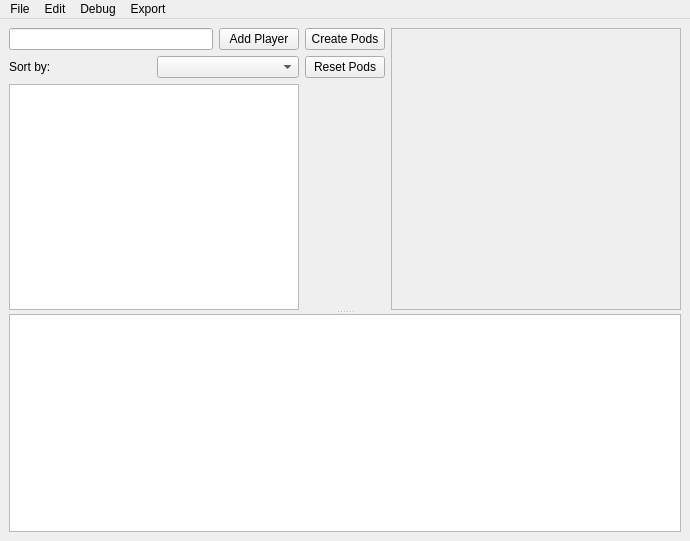
<?xml version="1.0" encoding="UTF-8"?>
<ui version="4.0">
 <class>MainWindow</class>
 <widget class="QMainWindow" name="MainWindow">
  <property name="geometry">
   <rect>
    <x>0</x>
    <y>0</y>
    <width>690</width>
    <height>541</height>
   </rect>
  </property>
  <property name="windowTitle">
   <string>MainWindow</string>
  </property>
  <widget class="QWidget" name="centralwidget">
   <layout class="QVBoxLayout" name="verticalLayout_3">
    <item>
     <widget class="QSplitter" name="splitter">
      <property name="orientation">
       <enum>Qt::Vertical</enum>
      </property>
      <widget class="QWidget" name="layoutWidget">
       <layout class="QGridLayout" name="gridLayout">
        <item row="0" column="0" rowspan="3">
         <layout class="QVBoxLayout" name="verticalLayout_2">
          <item>
           <layout class="QHBoxLayout" name="horizontalLayout_2">
            <item>
             <widget class="QLineEdit" name="le_player_name"/>
            </item>
            <item>
             <widget class="QPushButton" name="pb_add_player">
              <property name="text">
               <string>Add Player</string>
              </property>
             </widget>
            </item>
           </layout>
          </item>
          <item>
           <layout class="QHBoxLayout" name="horizontalLayout_3">
            <item>
             <widget class="QLabel" name="label">
              <property name="text">
               <string>Sort by:</string>
              </property>
             </widget>
            </item>
            <item>
             <widget class="QComboBox" name="cb_sort"/>
            </item>
           </layout>
          </item>
          <item>
           <widget class="QListWidget" name="lv_players">
            <property name="contextMenuPolicy">
             <enum>Qt::CustomContextMenu</enum>
            </property>
            <property name="editTriggers">
             <set>QAbstractItemView::NoEditTriggers</set>
            </property>
            <property name="alternatingRowColors">
             <bool>false</bool>
            </property>
            <property name="selectionMode">
             <enum>QAbstractItemView::ExtendedSelection</enum>
            </property>
           </widget>
          </item>
         </layout>
        </item>
        <item row="0" column="2" rowspan="3">
         <widget class="QScrollArea" name="sa_pods">
          <property name="sizePolicy">
           <sizepolicy hsizetype="Expanding" vsizetype="Minimum">
            <horstretch>0</horstretch>
            <verstretch>0</verstretch>
           </sizepolicy>
          </property>
          <property name="horizontalScrollBarPolicy">
           <enum>Qt::ScrollBarAlwaysOff</enum>
          </property>
          <property name="widgetResizable">
           <bool>true</bool>
          </property>
          <property name="alignment">
           <set>Qt::AlignLeading|Qt::AlignLeft|Qt::AlignTop</set>
          </property>
          <widget class="QWidget" name="saw_content">
           <property name="geometry">
            <rect>
             <x>0</x>
             <y>0</y>
             <width>280</width>
             <height>289</height>
            </rect>
           </property>
           <layout class="QVBoxLayout" name="_2">
            <property name="spacing">
             <number>0</number>
            </property>
            <property name="leftMargin">
             <number>0</number>
            </property>
            <property name="rightMargin">
             <number>0</number>
            </property>
            <property name="bottomMargin">
             <number>0</number>
            </property>
           </layout>
          </widget>
         </widget>
        </item>
        <item row="0" column="1">
         <widget class="QPushButton" name="pb_pods">
          <property name="text">
           <string>Create Pods</string>
          </property>
         </widget>
        </item>
        <item row="1" column="1">
         <widget class="QPushButton" name="pb_reset_pods">
          <property name="text">
           <string>Reset Pods</string>
          </property>
         </widget>
        </item>
       </layout>
      </widget>
      <widget class="QListWidget" name="lw_status"/>
     </widget>
    </item>
   </layout>
  </widget>
  <widget class="QMenuBar" name="menubar">
   <property name="geometry">
    <rect>
     <x>0</x>
     <y>0</y>
     <width>690</width>
     <height>32</height>
    </rect>
   </property>
   <widget class="QMenu" name="menuFile">
    <property name="title">
     <string>File</string>
    </property>
    <addaction name="actionNew_tour"/>
    <addaction name="actionLoad_tour"/>
    <addaction name="actionSave_As"/>
    <addaction name="actionExit"/>
   </widget>
   <widget class="QMenu" name="menuEdit">
    <property name="title">
     <string>Edit</string>
    </property>
    <addaction name="actionLoad_state"/>
   </widget>
   <widget class="QMenu" name="menuDebug">
    <property name="title">
     <string>Debug</string>
    </property>
    <addaction name="actionReset_UI"/>
    <addaction name="actionRandom_Results"/>
   </widget>
   <widget class="QMenu" name="menuExport">
    <property name="title">
     <string>Export</string>
    </property>
    <addaction name="actionPods"/>
    <addaction name="actionStandings"/>
   </widget>
   <addaction name="menuFile"/>
   <addaction name="menuEdit"/>
   <addaction name="menuDebug"/>
   <addaction name="menuExport"/>
  </widget>
  <action name="actionLoad_tour">
   <property name="text">
    <string>Open...</string>
   </property>
  </action>
  <action name="actionExit">
   <property name="text">
    <string>Exit</string>
   </property>
  </action>
  <action name="actionLoad_state">
   <property name="text">
    <string>Load state</string>
   </property>
  </action>
  <action name="actionNew_tour">
   <property name="text">
    <string>New...</string>
   </property>
  </action>
  <action name="actionSave_As">
   <property name="text">
    <string>Save As..</string>
   </property>
  </action>
  <action name="actionReset_UI">
   <property name="text">
    <string>Reset UI</string>
   </property>
  </action>
  <action name="actionRandom_Results">
   <property name="text">
    <string>Random Results</string>
   </property>
  </action>
  <action name="actionStandings">
   <property name="text">
    <string>Standings</string>
   </property>
  </action>
  <action name="actionPods">
   <property name="text">
    <string>Pods</string>
   </property>
  </action>
 </widget>
 <resources/>
 <connections/>
</ui>
